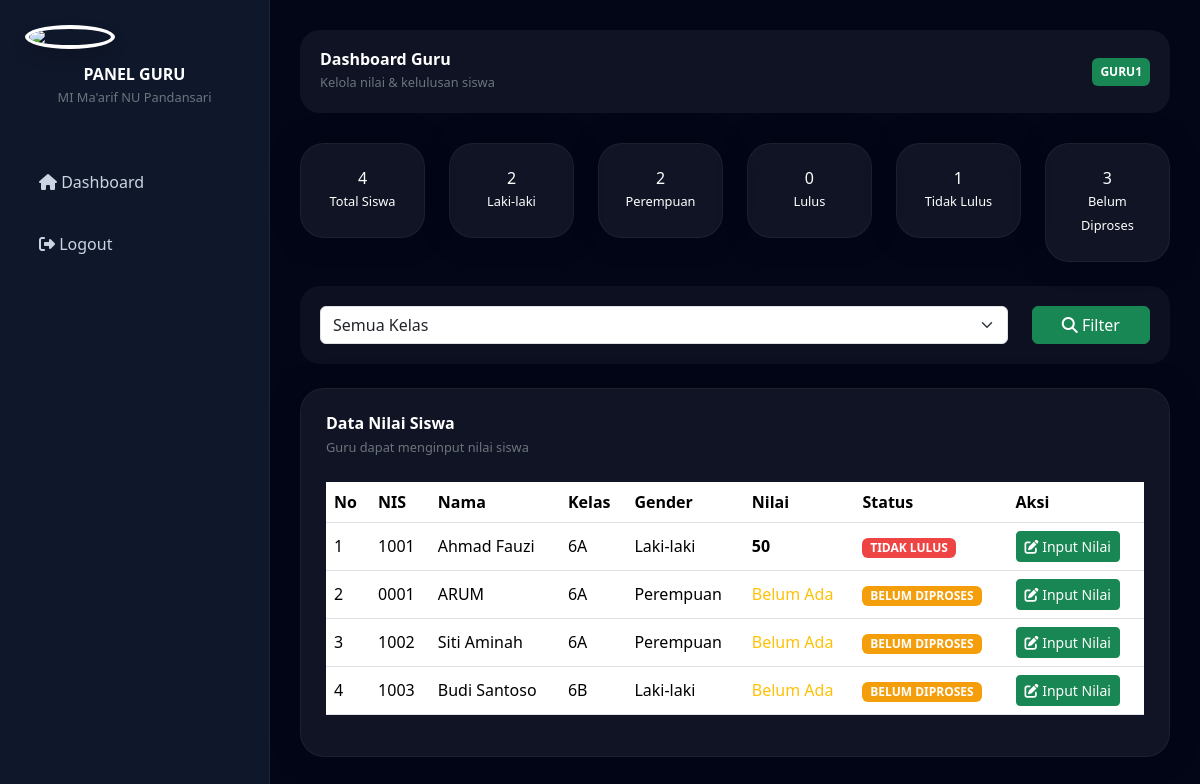
Page /kelulusan/guru/dashboard.php (signed in) on the committed database.
### tables this page shows
CREATE TABLE `siswa` (
  `id` int NOT NULL,
  `nis` varchar(20) NOT NULL,
  `nama` varchar(100) NOT NULL,
  `jenis_kelamin` enum('Laki-laki','Perempuan') DEFAULT NULL,
  `kelas` varchar(20) DEFAULT NULL,
  `nilai` int DEFAULT NULL,
  `tahun_ajaran` varchar(20) DEFAULT NULL,
  `status_kelulusan` enum('LULUS','TIDAK LULUS','BELUM DIPROSES') DEFAULT 'BELUM DIPROSES',
  `created_at` timestamp NULL DEFAULT CURRENT_TIMESTAMP
);

### kelulusan/guru/dashboard.php (the view, shortened to what this page needs)
<?php
$conn = new mysqli("localhost", "root", "", "kelulusan_mi");
$where = "WHERE 1=1";
$siswa = $conn->query("
    SELECT *
    FROM siswa
    $where
    ORDER BY kelas ASC, nama ASC
");
$total_siswa = $conn->query("
    SELECT COUNT(*) as total
    FROM siswa
")->fetch_assoc()['total'];
$total_lulus = $conn->query("
    SELECT COUNT(*) as total
    FROM siswa
    WHERE status_kelulusan='LULUS'
")->fetch_assoc()['total'];
$total_tidak = $conn->query("
    SELECT COUNT(*) as total
    FROM siswa
    WHERE status_kelulusan='TIDAK LULUS'
")->fetch_assoc()['total'];
$total_belum = $conn->query("
    SELECT COUNT(*) as total
    FROM siswa
    WHERE status_kelulusan='BELUM DIPROSES'
")->fetch_assoc()['total'];
$total_laki = $conn->query("
    SELECT COUNT(*) as total
    FROM siswa
    WHERE jenis_kelamin='Laki-laki'
")->fetch_assoc()['total'];
$total_perempuan = $conn->query("
    SELECT COUNT(*) as total
    FROM siswa
    WHERE jenis_kelamin='Perempuan'
")->fetch_assoc()['total'];
?>
<!DOCTYPE html>
<html lang="id">
<head>
    <link href="https://cdn.jsdelivr.net/npm/bootstrap@5.3.3/dist/css/bootstrap.min.css"
          rel="stylesheet">
    <script src="https://cdn.tailwindcss.com"></script>
    <link rel="stylesheet"
          href="https://cdnjs.cloudflare.com/ajax/libs/font-awesome/6.5.2/css/all.min.css">
</head>
<body>
<div class="sidebar">
    <div class="text-center mb-5">
        <img
            src="../assets/img/logo.png"
            width="90"
            class="rounded-circle border border-4 border-white shadow"
        >
        <h4 class="mt-3 fw-bold">
            PANEL GURU
        </h4>
        <small class="text-secondary">
            MI Ma'arif NU Pandansari
        </small>
    </div>
    <a href="dashboard.php">
        <i class="fa fa-home"></i>
        Dashboard
    </a>
    <a href="../logout.php">
        <i class="fa fa-sign-out-alt"></i>
        Logout
    </a>
</div>
<div class="content">
    <div class="topbar d-flex justify-content-between align-items-center">
        <div>
            <h2 class="fw-bold">
                Dashboard Guru
            </h2>
            <small class="text-secondary">
                Kelola nilai & kelulusan siswa
            </small>
        </div>
        <div>
            <span class="badge bg-success p-2">
                <?= strtoupper($_SESSION['user']['username']); ?>
            </span>
        </div>
    </div>
    <div class="row g-4 mb-4">
        <div class="col-md-2">
            <div class="card-box text-center">
                <h2><?= $total_siswa; ?></h2>
                <small>Total Siswa</small>
            </div>
        </div>
        <div class="col-md-2">
            <div class="card-box text-center">
                <h2><?= $total_laki; ?></h2>
                <small>Laki-laki</small>
            </div>
        </div>
        <div class="col-md-2">
            <div class="card-box text-center">
                <h2><?= $total_perempuan; ?></h2>
                <small>Perempuan</small>
            </div>
        </div>
        <div class="col-md-2">
            <div class="card-box text-center">
                <h2><?= $total_lulus; ?></h2>
                <small>Lulus</small>
            </div>
        </div>
        <div class="col-md-2">
            <div class="card-box text-center">
                <h2><?= $total_tidak; ?></h2>
                <small>Tidak Lulus</small>
            </div>
        </div>
        <div class="col-md-2">
            <div class="card-box text-center">
                <h2><?= $total_belum; ?></h2>
                <small>Belum Diproses</small>
            </div>
        </div>
    </div>
    <div class="search-box mb-4">
        <form method="GET">
            <div class="row">
                <div class="col-md-10">
                    <select
                        name="kelas"
                        class="form-select"
                    >
                        <option value="">
                            Semua Kelas
                        </option>
                    </select>
                </div>
                <div class="col-md-2">
                    <button class="btn btn-success w-100">
                        <i class="fa fa-search"></i>
                        Filter
                    </button>
                </div>
            </div>
        </form>
    </div>
    <div class="card-box">
        <div class="d-flex justify-content-between align-items-center mb-4">
            <div>
                <h4 class="fw-bold">
                    Data Nilai Siswa
                </h4>
                <small class="text-secondary">
                    Guru dapat menginput nilai siswa
                </small>
            </div>
        </div>
        <div class="table-responsive">
            <table class="table table-hover align-middle">
                <thead>
                    <tr>
                        <th>No</th>
                        <th>NIS</th>
                        <th>Nama</th>
                        <th>Kelas</th>
                        <th>Gender</th>
                        <th>Nilai</th>
                        <th>Status</th>
                        <th>Aksi</th>
                    </tr>
                </thead>
                <tbody>
                    <?php $no = 1; ?>
                    <?php while($row = $siswa->fetch_assoc()): ?>
                    <tr>
                        <td><?= $no++; ?></td>
                        <td><?= $row['nis']; ?></td>
                        <td><?= $row['nama']; ?></td>
                        <td><?= $row['kelas']; ?></td>
                        <td><?= $row['jenis_kelamin']; ?></td>
                        <td>
                            <?php if($row['nilai'] == NULL): ?>
                                <span class="text-warning">
                                    Belum Ada
                                </span>
                            <?php else: ?>
                                <span class="fw-bold">
                                    <?= $row['nilai']; ?>
                                </span>
                            <?php endif; ?>
                        </td>
                        <td>
                            <?php if($row['status_kelulusan'] == 'LULUS'): ?>
                                <span class="badge badge-lulus">
                                    LULUS
                                </span>
                            <?php elseif($row['status_kelulusan'] == 'TIDAK LULUS'): ?>
                                <span class="badge badge-tidak">
                                    TIDAK LULUS
                                </span>
                            <?php else: ?>
                                <span class="badge badge-proses">
                                    BELUM DIPROSES
                                </span>
                            <?php endif; ?>
                        </td>
                        <td>
                            <a href="input_nilai.php?id=<?= $row['id']; ?>"
                               class="btn btn-success btn-sm">
                                <i class="fa fa-edit"></i>
                                Input Nilai
                            </a>
                        </td>
                    </tr>
                    <?php endwhile; ?>
                </tbody>
            </table>
        </div>
    </div>
</div>
</body>
</html>

### kelulusan/guru/dashboard.php (style rules this page uses)
body { background:#020617; color:white; overflow-x:hidden; }
.sidebar { width:270px; min-height:100vh; position:fixed; background:#0f172a; padding:25px; border-right:1px solid rgba(255,255,255,0.06); }
.sidebar a { display:block; color:#cbd5e1; padding:14px; border-radius:14px; margin-bottom:10px; text-decoration:none; transition:0.3s; }
.content { margin-left:270px; padding:30px; }
.card-box { background:rgba(255,255,255,0.06); border-radius:24px; padding:25px; border:1px solid rgba(255,255,255,0.05); box-shadow:0 0 30px rgba(0,0,0,0.25); }
.table { color:white; }
.table thead { background:#1e293b; }
.badge-tidak { background:#ef4444; }
.badge-proses { background:#f59e0b; }
.topbar { background:rgba(255,255,255,0.05); padding:20px; border-radius:20px; margin-bottom:30px; }
.search-box { background:rgba(255,255,255,0.04); border-radius:20px; padding:20px; }

### rows in the picture
siswa: nis "1001", nama "Ahmad Fauzi", kelas "6A", jenis_kelamin "Laki-laki", nilai "50", status_kelulusan "TIDAK LULUS"
siswa: nis "0001", nama "ARUM", kelas "6A", jenis_kelamin "Perempuan", shows "Belum Ada", status_kelulusan "BELUM DIPROSES"
siswa: nis "1002", nama "Siti Aminah", kelas "6A", jenis_kelamin "Perempuan", shows "Belum Ada", status_kelulusan "BELUM DIPROSES"
siswa: nis "1003", nama "Budi Santoso", kelas "6B", jenis_kelamin "Laki-laki", shows "Belum Ada", status_kelulusan "BELUM DIPROSES"

### other values in the picture
$_SESSION['user']['username'] "GURU1"
$total_siswa "4"
$total_laki "2"
$total_perempuan "2"
$total_lulus "0"
$total_tidak "1"
$total_belum "3"
